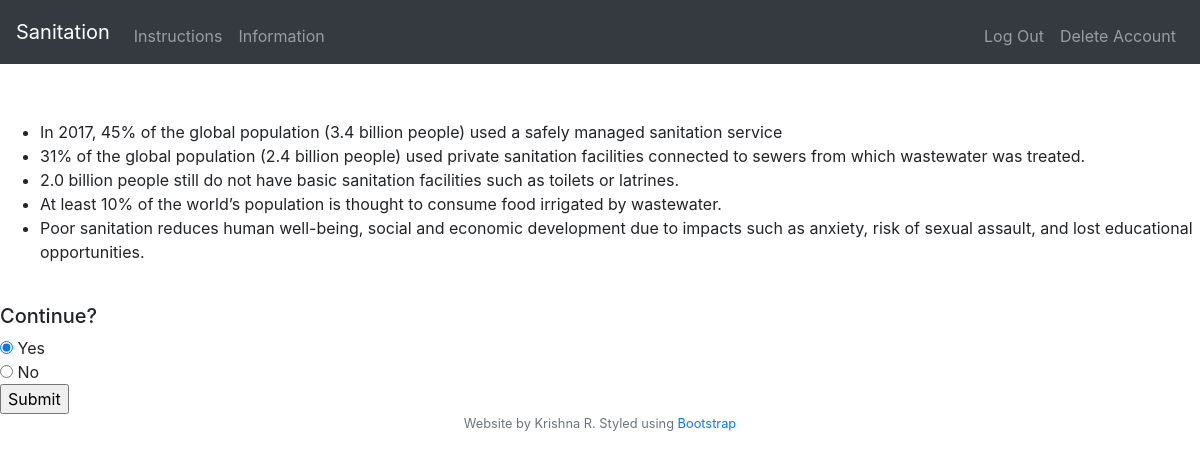
/information (signed in), run on the app's committed database.
### tables this page shows
CREATE TABLE "1_info" (
	"point_id"	INTEGER NOT NULL PRIMARY KEY AUTOINCREMENT UNIQUE,
	"point_text"	INTEGER NOT NULL
);

### application.py (the view)
@app.route("/information", methods=["GET", "POST"])
def info():
    if request.method == "GET":
        lvl = db.execute("SELECT level FROM users WHERE id=:uid", uid = session["user_id"])
        lvl = lvl[0]["level"]
        maintxt = db.execute("SELECT point_text FROM '1_info'")
        for i in range(0, len(maintxt)):
            maintxt[i] = maintxt[i]['point_text']
        print (maintxt)
        return render_template("info.html", level=lvl, titles=info_titles_dict, maintxt=maintxt)
    else:
        if request.form.get("continue") == "yes":
            return redirect("/question1")
        else:
            return redirect("/information")

### application.py (called while the page is built)
@app.after_request
def after_request(response):
    response.headers["Cache-Control"] = "no-cache, no-store, must-revalidate"
    response.headers["Expires"] = 0
    response.headers["Pragma"] = "no-cache"
    return response

### templates/info.html (shortened to what this page needs)
{% extends "layout.html" %}
{% block main %}
    <br>
    <br>
    <main>
        <ul>
            {% for element in maintxt %}
                <li> {{ element }} </li>
            {% endfor %}
        </ul>
    </main>
    <br>
    <h5>Continue?</h5>
    <form action="/information" method="post">
        <input type="radio" name="continue" value="yes" checked>  Yes <br>
        <input type="radio" name="continue" value="no">  No <br>
        <input type="submit">
    </form>
{% endblock %}

### data on the page
1_info: point_text "In 2017, 45% of the global population (3.4 billion people) used a safely managed sanitation service"
1_info: point_text "31% of the global population (2.4 billion people) used private sanitation facilities connected to sewers from which wastewater was treated."
1_info: point_text "2.0 billion people still do not have basic sanitation facilities such as toilets or latrines."
1_info: point_text "At least 10% of the world’s population is thought to consume food irrigated by wastewater."
1_info: point_text "Poor sanitation reduces human well-being, social and economic development due to impacts such as anxiety, risk of sexual assault, and lost educational opportunities."
